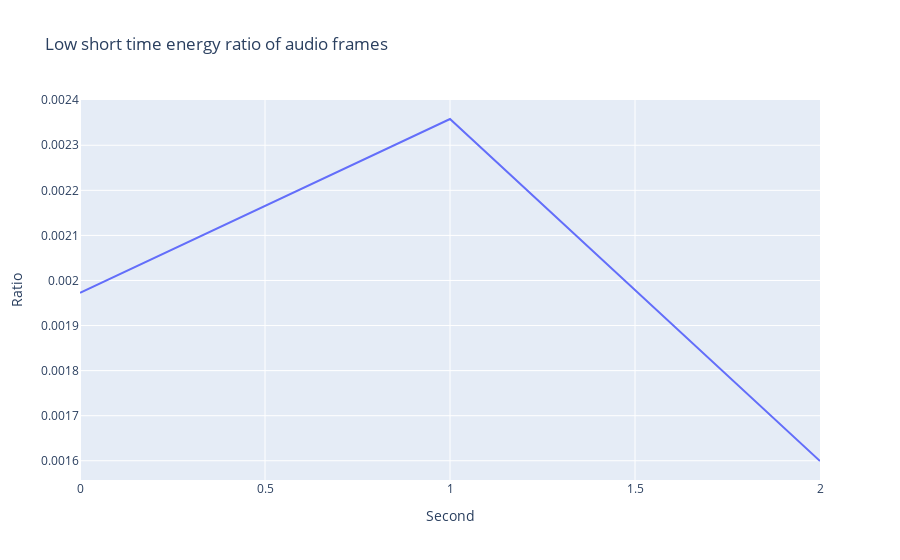

Notebook code for this chart:
### Markdown cell above
To bedzie lepiej dzialalo na dluzszych nagraniach, np  30 sekund radia z mową/muzyka.

### Code cell
plot_lstr(audio, frame_rate, 0.05, 0.3)

### Figure 1 — Plotly figure (JSON) as saved in the notebook; plotly's stock layout.template omitted (floating-point values rounded to 4 significant figures)
{"data": [{"mode": "lines", "type": "scatter", "x": [0, 1, 2], "y": [0.001973, 0.002358, 0.001599]}], "layout": {"title": {"text": "Low short time energy ratio of audio frames"}, "xaxis": {"anchor": "y", "domain": [0, 1], "title": {"text": "Second"}}, "yaxis": {"anchor": "x", "domain": [0, 1], "title": {"text": "Ratio"}}}}
